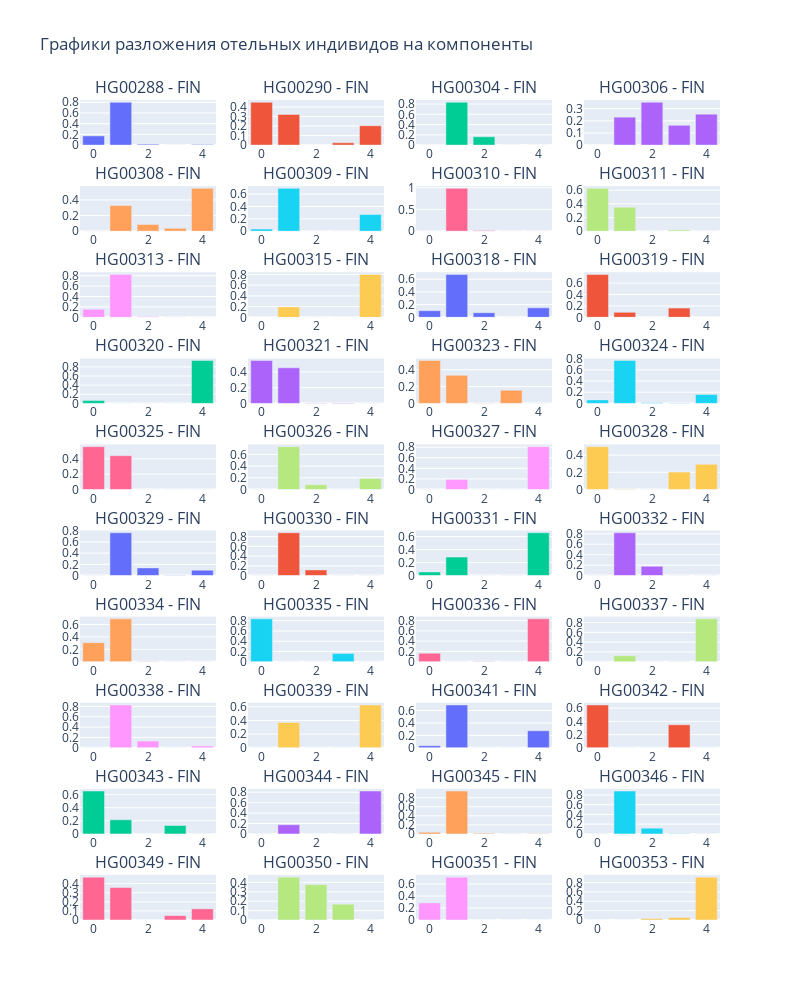

The notebook cell this image was saved under:
### Code cell
start = 120
end = 160
cols = 4
fig = make_subplots(rows = 10, 
                    cols = cols,
                    subplot_titles = sub_names[start:end],                    
                    #vertical_spacing = 0.08,
                    #horizontal_spacing = None
                   )
for i in range(40):
    fig.append_trace(go.Bar(
        #x = ['comp1', 'comp2', 'comp3', 'comp4', 'comp5'],
        y = df_Q.iloc[i, :],
        hovertext = df_Q.iloc[i, :]
    ), row = i // cols + 1, col = i % cols + 1)
    #print(i // 4 + 1, i % 4 + 1, df_Q.iloc[i, :])
#fig.update_layout(height = 300 + len(df_Q)//4 + 1, width=1000, title_text="Stacked subplots")
fig.update_layout(height = 100 * 10, 
                  width=200 * cols, 
                  title_text="Графики разложения отельных индивидов на компоненты",
                  showlegend = False
                 )
fig.show()

### Figure 1 — Plotly figure (JSON) as saved in the notebook; plotly's stock layout.template omitted (floating-point values rounded to 4 significant figures)
{"data": [{"hovertext": [0.1719, 0.7999, 0.01671, 1e-05, 0.01151], "type": "bar", "xaxis": "x", "y": [0.1719, 0.7999, 0.01671, 1e-05, 0.01151], "yaxis": "y"}, {"hovertext": [0.4498, 0.3219, 0.000547, 0.0244, 0.2034], "type": "bar", "xaxis": "x2", "y": [0.4498, 0.3219, 0.000547, 0.0244, 0.2034], "yaxis": "y2"}, {"hovertext": [0.002067, 0.835, 0.1621, 1e-05, 0.000894], "type": "bar", "xaxis": "x3", "y": [0.002067, 0.835, 0.1621, 1e-05, 0.000894], "yaxis": "y3"}, {"hovertext": [1e-05, 0.2298, 0.3527, 0.1631, 0.2544], "type": "bar", "xaxis": "x4", "y": [1e-05, 0.2298, 0.3527, 0.1631, 0.2544], "yaxis": "y4"}, {"hovertext": [0.00098, 0.3275, 0.08715, 0.03651, 0.5479], "type": "bar", "xaxis": "x5", "y": [0.00098, 0.3275, 0.08715, 0.03651, 0.5479], "yaxis": "y5"}, {"hovertext": [0.03466, 0.6939, 1e-05, 1e-05, 0.2715], "type": "bar", "xaxis": "x6", "y": [0.03466, 0.6939, 1e-05, 1e-05, 0.2715], "yaxis": "y6"}, {"hovertext": [1e-05, 0.985, 0.01401, 1e-05, 0.000938], "type": "bar", "xaxis": "x7", "y": [1e-05, 0.985, 0.01401, 1e-05, 0.000938], "yaxis": "y7"}, {"hovertext": [0.6282, 0.3514, 0.003244, 0.01722, 1e-05], "type": "bar", "xaxis": "x8", "y": [0.6282, 0.3514, 0.003244, 0.01722, 1e-05], "yaxis": "y8"}, {"hovertext": [0.154, 0.8246, 0.01586, 0.005544, 1e-05], "type": "bar", "xaxis": "x9", "y": [0.154, 0.8246, 0.01586, 0.005544, 1e-05], "yaxis": "y9"}, {"hovertext": [0.000765, 0.1932, 0.005483, 0.001074, 0.7994], "type": "bar", "xaxis": "x10", "y": [0.000765, 0.1932, 0.005483, 0.001074, 0.7994], "yaxis": "y10"}, {"hovertext": [0.1039, 0.6749, 0.07176, 1e-05, 0.1494], "type": "bar", "xaxis": "x11", "y": [0.1039, 0.6749, 0.07176, 1e-05, 0.1494], "yaxis": "y11"}, {"hovertext": [0.7517, 0.08662, 1e-05, 0.1613, 0.000322], "type": "bar", "xaxis": "x12", "y": [0.7517, 0.08662, 1e-05, 0.1613, 0.000322], "yaxis": "y12"}, {"hovertext": [0.06154, 1e-05, 1e-05, 0.000151, 0.9383], "type": "bar", "xaxis": "x13", "y": [0.06154, 1e-05, 1e-05, 0.000151, 0.9383], "yaxis": "y13"}, {"hovertext": [0.5435, 0.4518, 0.000696, 0.003926, 1e-05], "type": "bar", "xaxis": "x14", "y": [0.5435, 0.4518, 0.000696, 0.003926, 1e-05], "yaxis": "y14"}, {"hovertext": [0.5083, 0.3331, 0.001954, 0.1567, 1e-05], "type": "bar", "xaxis": "x15", "y": [0.5083, 0.3331, 0.001954, 0.1567, 1e-05], "yaxis": "y15"}, {"hovertext": [0.06285, 0.7662, 0.01201, 0.001888, 0.157], "type": "bar", "xaxis": "x16", "y": [0.06285, 0.7662, 0.01201, 0.001888, 0.157], "yaxis": "y16"}, {"hovertext": [0.5588, 0.4412, 1e-05, 1e-05, 1e-05], "type": "bar", "xaxis": "x17", "y": [0.5588, 0.4412, 1e-05, 1e-05, 1e-05], "yaxis": "y17"}, {"hovertext": [1e-05, 0.7322, 0.08075, 1e-05, 0.1871], "type": "bar", "xaxis": "x18", "y": [1e-05, 0.7322, 0.08075, 1e-05, 0.1871], "yaxis": "y18"}, {"hovertext": [0.001631, 0.1885, 1e-05, 1e-05, 0.8098], "type": "bar", "xaxis": "x19", "y": [0.001631, 0.1885, 1e-05, 1e-05, 0.8098], "yaxis": "y19"}, {"hovertext": [0.4987, 0.005205, 0.000276, 0.2025, 0.2933], "type": "bar", "xaxis": "x20", "y": [0.4987, 0.005205, 0.000276, 0.2025, 0.2933], "yaxis": "y20"}, {"hovertext": [2.8e-05, 0.7619, 0.137, 0.00531, 0.09572], "type": "bar", "xaxis": "x21", "y": [2.8e-05, 0.7619, 0.137, 0.00531, 0.09572], "yaxis": "y21"}, {"hovertext": [1e-05, 0.8793, 0.1167, 0.003754, 0.000182], "type": "bar", "xaxis": "x22", "y": [1e-05, 0.8793, 0.1167, 0.003754, 0.000182], "yaxis": "y22"}, {"hovertext": [0.05543, 0.2842, 1e-05, 0.001916, 0.6584], "type": "bar", "xaxis": "x23", "y": [0.05543, 0.2842, 1e-05, 0.001916, 0.6584], "yaxis": "y23"}, {"hovertext": [1e-05, 0.8206, 0.1777, 1e-05, 0.00167], "type": "bar", "xaxis": "x24", "y": [1e-05, 0.8206, 0.1777, 1e-05, 0.00167], "yaxis": "y24"}, {"hovertext": [0.3072, 0.6912, 0.001579, 1e-05, 1e-05], "type": "bar", "xaxis": "x25", "y": [0.3072, 0.6912, 0.001579, 1e-05, 1e-05], "yaxis": "y25"}, {"hovertext": [0.8377, 0.001201, 1e-05, 0.1611, 1e-05], "type": "bar", "xaxis": "x26", "y": [0.8377, 0.001201, 1e-05, 0.1611, 1e-05], "yaxis": "y26"}, {"hovertext": [0.1647, 1e-05, 0.001688, 0.00013, 0.8335], "type": "bar", "xaxis": "x27", "y": [0.1647, 1e-05, 0.001688, 0.00013, 0.8335], "yaxis": "y27"}, {"hovertext": [1e-05, 0.1224, 1e-05, 0.001608, 0.876], "type": "bar", "xaxis": "x28", "y": [1e-05, 0.1224, 1e-05, 0.001608, 0.876], "yaxis": "y28"}, {"hovertext": [1e-05, 0.8292, 0.1313, 0.002309, 0.03725], "type": "bar", "xaxis": "x29", "y": [1e-05, 0.8292, 0.1313, 0.002309, 0.03725], "yaxis": "y29"}, {"hovertext": [0.001142, 0.3705, 0.001819, 0.000228, 0.6263], "type": "bar", "xaxis": "x30", "y": [0.001142, 0.3705, 0.001819, 0.000228, 0.6263], "yaxis": "y30"}, {"hovertext": [0.03469, 0.6895, 0.002226, 1e-05, 0.2735], "type": "bar", "xaxis": "x31", "y": [0.03469, 0.6895, 0.002226, 1e-05, 0.2735], "yaxis": "y31"}, {"hovertext": [0.6488, 1e-05, 0.002211, 0.3489, 1e-05], "type": "bar", "xaxis": "x32", "y": [0.6488, 1e-05, 0.002211, 0.3489, 1e-05], "yaxis": "y32"}, {"hovertext": [0.655, 0.2159, 8.8e-05, 0.129, 1e-05], "type": "bar", "xaxis": "x33", "y": [0.655, 0.2159, 8.8e-05, 0.129, 1e-05], "yaxis": "y33"}, {"hovertext": [1e-05, 0.1764, 1e-05, 1e-05, 0.8235], "type": "bar", "xaxis": "x34", "y": [1e-05, 0.1764, 1e-05, 1e-05, 0.8235], "yaxis": "y34"}, {"hovertext": [0.03589, 0.9477, 0.01488, 1e-05, 0.00153], "type": "bar", "xaxis": "x35", "y": [0.03589, 0.9477, 0.01488, 1e-05, 0.00153], "yaxis": "y35"}, {"hovertext": [1e-05, 0.8806, 0.1178, 0.001613, 1e-05], "type": "bar", "xaxis": "x36", "y": [1e-05, 0.8806, 0.1178, 0.001613, 1e-05], "yaxis": "y36"}, {"hovertext": [0.4716, 0.3569, 1e-05, 0.04834, 0.123], "type": "bar", "xaxis": "x37", "y": [0.4716, 0.3569, 1e-05, 0.04834, 0.123], "yaxis": "y37"}, {"hovertext": [1e-05, 0.4553, 0.3753, 0.1683, 0.001068], "type": "bar", "xaxis": "x38", "y": [1e-05, 0.4553, 0.3753, 0.1683, 0.001068], "yaxis": "y38"}, {"hovertext": [0.2852, 0.7148, 1e-05, 1e-05, 1e-05], "type": "bar", "xaxis": "x39", "y": [0.2852, 0.7148, 1e-05, 1e-05, 1e-05], "yaxis": "y39"}, {"hovertext": [1e-05, 1e-05, 0.03137, 0.05334, 0.9153], "type": "bar", "xaxis": "x40", "y": [1e-05, 1e-05, 0.03137, 0.05334, 0.9153], "yaxis": "y40"}], "layout": {"annotations": [{"font": {"size": 16}, "showarrow": false, "text": "HG00288 - FIN", "x": 0.1062, "xanchor": "center", "xref": "paper", "y": 1, "yanchor": "bottom", "yref": "paper"}, {"font": {"size": 16}, "showarrow": false, "text": "HG00290 - FIN", "x": 0.3688, "xanchor": "center", "xref": "paper", "y": 1, "yanchor": "bottom", "yref": "paper"}, {"font": {"size": 16}, "showarrow": false, "text": "HG00304 - FIN", "x": 0.6313, "xanchor": "center", "xref": "paper", "y": 1, "yanchor": "bottom", "yref": "paper"}, {"font": {"size": 16}, "showarrow": false, "text": "HG00306 - FIN", "x": 0.8938, "xanchor": "center", "xref": "paper", "y": 1, "yanchor": "bottom", "yref": "paper"}, {"font": {"size": 16}, "showarrow": false, "text": "HG00308 - FIN", "x": 0.1062, "xanchor": "center", "xref": "paper", "y": 0.895, "yanchor": "bottom", "yref": "paper"}, {"font": {"size": 16}, "showarrow": false, "text": "HG00309 - FIN", "x": 0.3688, "xanchor": "center", "xref": "paper", "y": 0.895, "yanchor": "bottom", "yref": "paper"}, {"font": {"size": 16}, "showarrow": false, "text": "HG00310 - FIN", "x": 0.6313, "xanchor": "center", "xref": "paper", "y": 0.895, "yanchor": "bottom", "yref": "paper"}, {"font": {"size": 16}, "showarrow": false, "text": "HG00311 - FIN", "x": 0.8938, "xanchor": "center", "xref": "paper", "y": 0.895, "yanchor": "bottom", "yref": "paper"}, {"font": {"size": 16}, "showarrow": false, "text": "HG00313 - FIN", "x": 0.1062, "xanchor": "center", "xref": "paper", "y": 0.79, "yanchor": "bottom", "yref": "paper"}, {"font": {"size": 16}, "showarrow": false, "text": "HG00315 - FIN", "x": 0.3688, "xanchor": "center", "xref": "paper", "y": 0.79, "yanchor": "bottom", "yref": "paper"}, {"font": {"size": 16}, "showarrow": false, "text": "HG00318 - FIN", "x": 0.6313, "xanchor": "center", "xref": "paper", "y": 0.79, "yanchor": "bottom", "yref": "paper"}, {"font": {"size": 16}, "showarrow": false, "text": "HG00319 - FIN", "x": 0.8938, "xanchor": "center", "xref": "paper", "y": 0.79, "yanchor": "bottom", "yref": "paper"}, {"font": {"size": 16}, "showarrow": false, "text": "HG00320 - FIN", "x": 0.1062, "xanchor": "center", "xref": "paper", "y": 0.685, "yanchor": "bottom", "yref": "paper"}, {"font": {"size": 16}, "showarrow": false, "text": "HG00321 - FIN", "x": 0.3688, "xanchor": "center", "xref": "paper", "y": 0.685, "yanchor": "bottom", "yref": "paper"}, {"font": {"size": 16}, "showarrow": false, "text": "HG00323 - FIN", "x": 0.6313, "xanchor": "center", "xref": "paper", "y": 0.685, "yanchor": "bottom", "yref": "paper"}, {"font": {"size": 16}, "showarrow": false, "text": "HG00324 - FIN", "x": 0.8938, "xanchor": "center", "xref": "paper", "y": 0.685, "yanchor": "bottom", "yref": "paper"}, {"font": {"size": 16}, "showarrow": false, "text": "HG00325 - FIN", "x": 0.1062, "xanchor": "center", "xref": "paper", "y": 0.58, "yanchor": "bottom", "yref": "paper"}, {"font": {"size": 16}, "showarrow": false, "text": "HG00326 - FIN", "x": 0.3688, "xanchor": "center", "xref": "paper", "y": 0.58, "yanchor": "bottom", "yref": "paper"}, {"font": {"size": 16}, "showarrow": false, "text": "HG00327 - FIN", "x": 0.6313, "xanchor": "center", "xref": "paper", "y": 0.58, "yanchor": "bottom", "yref": "paper"}, {"font": {"size": 16}, "showarrow": false, "text": "HG00328 - FIN", "x": 0.8938, "xanchor": "center", "xref": "paper", "y": 0.58, "yanchor": "bottom", "yref": "paper"}, {"font": {"size": 16}, "showarrow": false, "text": "HG00329 - FIN", "x": 0.1062, "xanchor": "center", "xref": "paper", "y": 0.475, "yanchor": "bottom", "yref": "paper"}, {"font": {"size": 16}, "showarrow": false, "text": "HG00330 - FIN", "x": 0.3688, "xanchor": "center", "xref": "paper", "y": 0.475, "yanchor": "bottom", "yref": "paper"}, {"font": {"size": 16}, "showarrow": false, "text": "HG00331 - FIN", "x": 0.6313, "xanchor": "center", "xref": "paper", "y": 0.475, "yanchor": "bottom", "yref": "paper"}, {"font": {"size": 16}, "showarrow": false, "text": "HG00332 - FIN", "x": 0.8938, "xanchor": "center", "xref": "paper", "y": 0.475, "yanchor": "bottom", "yref": "paper"}, {"font": {"size": 16}, "showarrow": false, "text": "HG00334 - FIN", "x": 0.1062, "xanchor": "center", "xref": "paper", "y": 0.37, "yanchor": "bottom", "yref": "paper"}, {"font": {"size": 16}, "showarrow": false, "text": "HG00335 - FIN", "x": 0.3688, "xanchor": "center", "xref": "paper", "y": 0.37, "yanchor": "bottom", "yref": "paper"}, {"font": {"size": 16}, "showarrow": false, "text": "HG00336 - FIN", "x": 0.6313, "xanchor": "center", "xref": "paper", "y": 0.37, "yanchor": "bottom", "yref": "paper"}, {"font": {"size": 16}, "showarrow": false, "text": "HG00337 - FIN", "x": 0.8938, "xanchor": "center", "xref": "paper", "y": 0.37, "yanchor": "bottom", "yref": "paper"}, {"font": {"size": 16}, "showarrow": false, "text": "HG00338 - FIN", "x": 0.1062, "xanchor": "center", "xref": "paper", "y": 0.265, "yanchor": "bottom", "yref": "paper"}, {"font": {"size": 16}, "showarrow": false, "text": "HG00339 - FIN", "x": 0.3688, "xanchor": "center", "xref": "paper", "y": 0.265, "yanchor": "bottom", "yref": "paper"}, {"font": {"size": 16}, "showarrow": false, "text": "HG00341 - FIN", "x": 0.6313, "xanchor": "center", "xref": "paper", "y": 0.265, "yanchor": "bottom", "yref": "paper"}, {"font": {"size": 16}, "showarrow": false, "text": "HG00342 - FIN", "x": 0.8938, "xanchor": "center", "xref": "paper", "y": 0.265, "yanchor": "bottom", "yref": "paper"}, {"font": {"size": 16}, "showarrow": false, "text": "HG00343 - FIN", "x": 0.1062, "xanchor": "center", "xref": "paper", "y": 0.16, "yanchor": "bottom", "yref": "paper"}, {"font": {"size": 16}, "showarrow": false, "text": "HG00344 - FIN", "x": 0.3688, "xanchor": "center", "xref": "paper", "y": 0.16, "yanchor": "bottom", "yref": "paper"}, {"font": {"size": 16}, "showarrow": false, "text": "HG00345 - FIN", "x": 0.6313, "xanchor": "center", "xref": "paper", "y": 0.16, "yanchor": "bottom", "yref": "paper"}, {"font": {"size": 16}, "showarrow": false, "text": "HG00346 - FIN", "x": 0.8938, "xanchor": "center", "xref": "paper", "y": 0.16, "yanchor": "bottom", "yref": "paper"}, {"font": {"size": 16}, "showarrow": false, "text": "HG00349 - FIN", "x": 0.1062, "xanchor": "center", "xref": "paper", "y": 0.055, "yanchor": "bottom", "yref": "paper"}, {"font": {"size": 16}, "showarrow": false, "text": "HG00350 - FIN", "x": 0.3688, "xanchor": "center", "xref": "paper", "y": 0.055, "yanchor": "bottom", "yref": "paper"}, {"font": {"size": 16}, "showarrow": false, "text": "HG00351 - FIN", "x": 0.6313, "xanchor": "center", "xref": "paper", "y": 0.055, "yanchor": "bottom", "yref": "paper"}, {"font": {"size": 16}, "showarrow": false, "text": "HG00353 - FIN", "x": 0.8938, "xanchor": "center", "xref": "paper", "y": 0.055, "yanchor": "bottom", "yref": "paper"}], "height": 1000, "showlegend": false, "title": {"text": "Графики разложения отельных индивидов на компоненты"}, "width": 800, "xaxis": {"anchor": "y", "domain": [0, 0.2125]}, "xaxis10": {"anchor": "y10", "domain": [0.2625, 0.475]}, "xaxis11": {"anchor": "y11", "domain": [0.525, 0.7375]}, "xaxis12": {"anchor": "y12", "domain": [0.7875, 1]}, "xaxis13": {"anchor": "y13", "domain": [0, 0.2125]}, "xaxis14": {"anchor": "y14", "domain": [0.2625, 0.475]}, "xaxis15": {"anchor": "y15", "domain": [0.525, 0.7375]}, "xaxis16": {"anchor": "y16", "domain": [0.7875, 1]}, "xaxis17": {"anchor": "y17", "domain": [0, 0.2125]}, "xaxis18": {"anchor": "y18", "domain": [0.2625, 0.475]}, "xaxis19": {"anchor": "y19", "domain": [0.525, 0.7375]}, "xaxis2": {"anchor": "y2", "domain": [0.2625, 0.475]}, "xaxis20": {"anchor": "y20", "domain": [0.7875, 1]}, "xaxis21": {"anchor": "y21", "domain": [0, 0.2125]}, "xaxis22": {"anchor": "y22", "domain": [0.2625, 0.475]}, "xaxis23": {"anchor": "y23", "domain": [0.525, 0.7375]}, "xaxis24": {"anchor": "y24", "domain": [0.7875, 1]}, "xaxis25": {"anchor": "y25", "domain": [0, 0.2125]}, "xaxis26": {"anchor": "y26", "domain": [0.2625, 0.475]}, "xaxis27": {"anchor": "y27", "domain": [0.525, 0.7375]}, "xaxis28": {"anchor": "y28", "domain": [0.7875, 1]}, "xaxis29": {"anchor": "y29", "domain": [0, 0.2125]}, "xaxis3": {"anchor": "y3", "domain": [0.525, 0.7375]}, "xaxis30": {"anchor": "y30", "domain": [0.2625, 0.475]}, "xaxis31": {"anchor": "y31", "domain": [0.525, 0.7375]}, "xaxis32": {"anchor": "y32", "domain": [0.7875, 1]}, "xaxis33": {"anchor": "y33", "domain": [0, 0.2125]}, "xaxis34": {"anchor": "y34", "domain": [0.2625, 0.475]}, "xaxis35": {"anchor": "y35", "domain": [0.525, 0.7375]}, "xaxis36": {"anchor": "y36", "domain": [0.7875, 1]}, "xaxis37": {"anchor": "y37", "domain": [0, 0.2125]}, "xaxis38": {"anchor": "y38", "domain": [0.2625, 0.475]}, "xaxis39": {"anchor": "y39", "domain": [0.525, 0.7375]}, "xaxis4": {"anchor": "y4", "domain": [0.7875, 1]}, "xaxis40": {"anchor": "y40", "domain": [0.7875, 1]}, "xaxis5": {"anchor": "y5", "domain": [0, 0.2125]}, "xaxis6": {"anchor": "y6", "domain": [0.2625, 0.475]}, "xaxis7": {"anchor": "y7", "domain": [0.525, 0.7375]}, "xaxis8": {"anchor": "y8", "domain": [0.7875, 1]}, "xaxis9": {"anchor": "y9", "domain": [0, 0.2125]}, "yaxis": {"anchor": "x", "domain": [0.945, 1]}, "yaxis10": {"anchor": "x10", "domain": [0.735, 0.79]}, "yaxis11": {"anchor": "x11", "domain": [0.735, 0.79]}, "yaxis12": {"anchor": "x12", "domain": [0.735, 0.79]}, "yaxis13": {"anchor": "x13", "domain": [0.63, 0.685]}, "yaxis14": {"anchor": "x14", "domain": [0.63, 0.685]}, "yaxis15": {"anchor": "x15", "domain": [0.63, 0.685]}, "yaxis16": {"anchor": "x16", "domain": [0.63, 0.685]}, "yaxis17": {"anchor": "x17", "domain": [0.525, 0.58]}, "yaxis18": {"anchor": "x18", "domain": [0.525, 0.58]}, "yaxis19": {"anchor": "x19", "domain": [0.525, 0.58]}, "yaxis2": {"anchor": "x2", "domain": [0.945, 1]}, "yaxis20": {"anchor": "x20", "domain": [0.525, 0.58]}, "yaxis21": {"anchor": "x21", "domain": [0.42, 0.475]}, "yaxis22": {"anchor": "x22", "domain": [0.42, 0.475]}, "yaxis23": {"anchor": "x23", "domain": [0.42, 0.475]}, "yaxis24": {"anchor": "x24", "domain": [0.42, 0.475]}, "yaxis25": {"anchor": "x25", "domain": [0.315, 0.37]}, "yaxis26": {"anchor": "x26", "domain": [0.315, 0.37]}, "yaxis27": {"anchor": "x27", "domain": [0.315, 0.37]}, "yaxis28": {"anchor": "x28", "domain": [0.315, 0.37]}, "yaxis29": {"anchor": "x29", "domain": [0.21, 0.265]}, "yaxis3": {"anchor": "x3", "domain": [0.945, 1]}, "yaxis30": {"anchor": "x30", "domain": [0.21, 0.265]}, "yaxis31": {"anchor": "x31", "domain": [0.21, 0.265]}, "yaxis32": {"anchor": "x32", "domain": [0.21, 0.265]}, "yaxis33": {"anchor": "x33", "domain": [0.105, 0.16]}, "yaxis34": {"anchor": "x34", "domain": [0.105, 0.16]}, "yaxis35": {"anchor": "x35", "domain": [0.105, 0.16]}, "yaxis36": {"anchor": "x36", "domain": [0.105, 0.16]}, "yaxis37": {"anchor": "x37", "domain": [0, 0.055]}, "yaxis38": {"anchor": "x38", "domain": [0, 0.055]}, "yaxis39": {"anchor": "x39", "domain": [0, 0.055]}, "yaxis4": {"anchor": "x4", "domain": [0.945, 1]}, "yaxis40": {"anchor": "x40", "domain": [0, 0.055]}, "yaxis5": {"anchor": "x5", "domain": [0.84, 0.895]}, "yaxis6": {"anchor": "x6", "domain": [0.84, 0.895]}, "yaxis7": {"anchor": "x7", "domain": [0.84, 0.895]}, "yaxis8": {"anchor": "x8", "domain": [0.84, 0.895]}, "yaxis9": {"anchor": "x9", "domain": [0.735, 0.79]}}}
